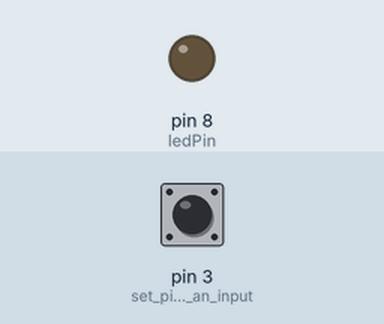
Simulated run of this sketch. Board: Arduino Uno, built with avr-gcc and run on an emulated ATmega328P. On the bench: output pins drawn as LEDs (lit = HIGH). The inputs (shaded band) are chosen by the test bench; at power-on: pin 3 (set_pin_3_as_an_input) LOW. What the sketch prints to the serial monitor is not drawn.

Above: at 2.5 s.
At 7.5 s:
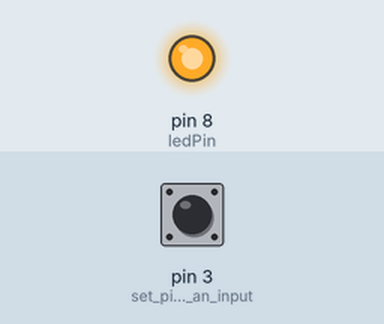
Timing chart, 0 to 13.0 s (numbered marks = the images above):
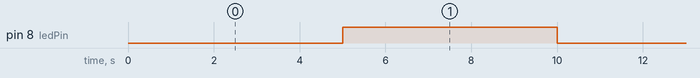

The sketch:

Blink_PBvalue_11.ino
```cpp
//this code will blink a yellow light on and off 5 seconds at a time, it will also display a value of 1 or 0 when a pushbutton is pressed
//focuses on digitalWrite, millis(), if
const int ledPin = 8;  // the number of the LED pin
int ledState = LOW;  // ledState used to set the LED
unsigned long previousMillis = 0;  // will store last time LED was updated
const long interval = 5000;  // interval at which to blink (milliseconds)
void setup() {
   pinMode(ledPin, OUTPUT); // set the digital pin as output
  pinMode (3, INPUT);   // set pin 3 as an input, read the pushbutton
  Serial.begin(9600);  //allow 9600 bits
} void loop() {
 // the interval at which you want to blink the LED.
  unsigned long currentMillis = millis(); //assign variable
  if (currentMillis - previousMillis >= interval) {  //create an equation
     previousMillis = currentMillis;
    if (ledState == LOW) { //print high even if the LEDstate is low
      ledState = HIGH;
    } else {
     ledState = LOW; //otherwise led is low
   } // set the LED with the ledState of the variable:
   digitalWrite(ledPin, ledState);
 }
 int buttonState = digitalRead(3); //assign variable for digitalRead(3)
 Serial.println(buttonState);  //print a value to the serial monitor
 }
```

Measured:
- by itself, pin 8 (ledPin): alternates HIGH for 5.0 s and LOW for 5.0 s
